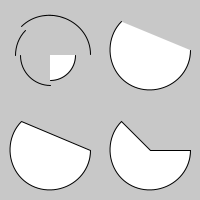
Frame 1 (no input)
Frame 60 (the mouse pressed at the canvas centre just before this capture): identical to frame 1, image omitted
Frame 120 (the mouse held since frame 60 and released just before this capture): identical to frame 1, image omitted

The Processing sketch that drew this single still picture (run headless with seeded random() and noise(); from frame 60 on, the mouse is pressed at the canvas centre):

// Processing sketch: processing_113037
// ── processing_113037.pde

// testing parameters of arc()
// schien@mail.ncku.edu.tw

void setup() {
  size(200, 200);
}

void draw() {
  background(200);  // added for smoothness
  fill(255);  // added to make sure fill color differs from background

  // demo code from processing reference
  arc(50, 55, 50, 50, 0, HALF_PI);
  noFill();
  arc(50, 55, 60, 60, HALF_PI, PI);
  arc(50, 55, 70, 70, PI, PI+QUARTER_PI);
  arc(50, 55, 80, 80, PI+QUARTER_PI, TWO_PI);
  
  fill(255);
  // adjusted from demo code
  arc(50+width/2, 50, 80, 80, 0, PI+QUARTER_PI, OPEN);
  arc(50, 50+height/2, 80, 80, 0, PI+QUARTER_PI, CHORD); // not showing on browser
  arc(50+width/2, 50+height/2, 80, 80, 0, PI+QUARTER_PI, PIE); // not showing on browser
}
